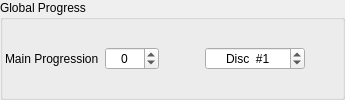
           <widget class="QGroupBox" name="groupBox_13">
            <property name="title">
             <string>Global Progress</string>
            </property>
            <layout class="QHBoxLayout" name="horizontalLayout_64">
             <property name="leftMargin">
              <number>2</number>
             </property>
             <property name="topMargin">
              <number>2</number>
             </property>
             <property name="rightMargin">
              <number>2</number>
             </property>
             <property name="bottomMargin">
              <number>2</number>
             </property>
             <item>
              <widget class="QLabel" name="label_167">
               <property name="text">
                <string>Main Progression</string>
               </property>
              </widget>
             </item>
             <item>
              <widget class="QSpinBox" name="sb_mprogress">
               <property name="wrapping">
                <bool>true</bool>
               </property>
               <property name="alignment">
                <set>Qt::AlignCenter</set>
               </property>
               <property name="maximum">
                <number>2000</number>
               </property>
              </widget>
             </item>
             <item>
              <spacer name="horizontalSpacer_88">
               <property name="orientation">
                <enum>Qt::Horizontal</enum>
               </property>
               <property name="sizeHint" stdset="0">
                <size>
                 <width>40</width>
                 <height>20</height>
                </size>
               </property>
              </spacer>
             </item>
             <item>
              <widget class="QSpinBox" name="sb_curdisc">
               <property name="minimumSize">
                <size>
                 <width>100</width>
                 <height>18</height>
                </size>
               </property>
               <property name="wrapping">
                <bool>true</bool>
               </property>
               <property name="alignment">
                <set>Qt::AlignCenter</set>
               </property>
               <property name="prefix">
                <string>Disc  #</string>
               </property>
               <property name="minimum">
                <number>1</number>
               </property>
               <property name="maximum">
                <number>3</number>
               </property>
              </widget>
             </item>
             <item>
              <spacer name="horizontalSpacer_89">
               <property name="orientation">
                <enum>Qt::Horizontal</enum>
               </property>
               <property name="sizeType">
                <enum>QSizePolicy::Fixed</enum>
               </property>
               <property name="sizeHint" stdset="0">
                <size>
                 <width>35</width>
                 <height>20</height>
                </size>
               </property>
              </spacer>
             </item>
            </layout>
           </widget>
